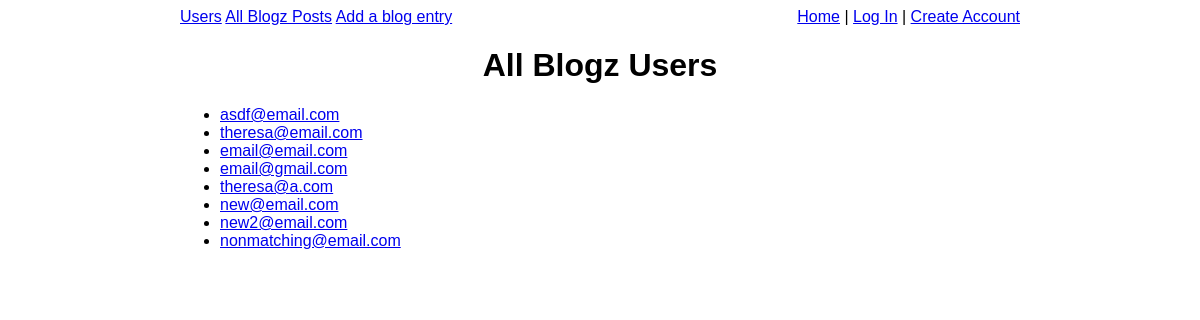
The app's page /, older data.
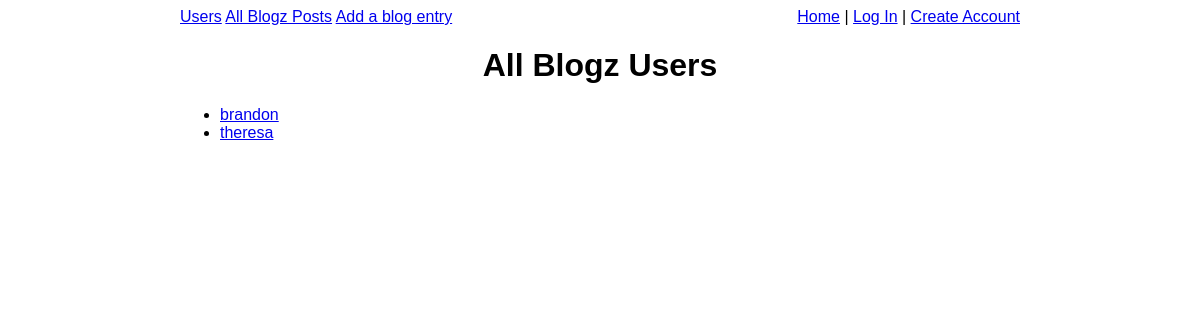
The same page, newer data.
### models.py (models this page shows, shortened)
class User(db.Model):
    id = db.Column(db.Integer, primary_key=True)
    username = db.Column(db.String(50))
    password = db.Column(db.String(50))
    blogs = db.relationship('Blog', backref='owner')

### main.py (the view)
@app.route('/', methods=['GET'])
def index():
    return render_template('index.html', users=get_all_users())

### main.py (called while the page is built)
def get_all_users():
    return User.query.all()

@app.before_request
def require_login():
    allowed_routes = ['login', 'blog', 'index', 'signup']
    if not('username' in session or request.endpoint in allowed_routes):
        return redirect("/login")

### templates/index.html
{% extends "base.html" %}
{% block content %}
    {% if users|length == 0 %}
        <h1>There are currently no Blogz users registered</h1>
    {% else %}
        <h1>All Blogz Users</h1>
        <ul>
        {% for user in users %}
            <form method="post">
                <li><a href="blog?user={{user.username}}">{{user.username}}</a></li>
            </form>
        {% endfor %}
        </ul>
    {% endif %}
{% endblock %}

### templates/base.html (shortened to what this page needs)
<!doctype html>
<html>
    <head>
    </head>
<body>
    <a href="/">Users</a> <a href="/blog">All Blogz Posts</a> <a href="/newpost">Add a blog entry</a>
    <div style='float: right'>
        {% if 'username' in session %}
          {{ session['username'] }}
          <form action="/logout" method="post" id='logout'>
            <input type="submit" value="Log Out" />
          </form>
        {% else %}
          <a href="/">Home</a> | <a href="login">Log In</a> | <a href="signup">Create Account</a>
        {% endif %}
      </div>
    {% block content %}
    {% endblock %}
</body>
</html>

Row changes from the older to the newer data that the page shows:
removed User: username "asdf@email.com"
removed User: username "email@email.com"
removed User: username "email@gmail.com"
removed User: username "theresa@a.com"
removed User: username "new@email.com"
removed User: username "new2@email.com"
removed User: username "nonmatching@email.com"
added User: username "brandon"
changed User: username "theresa@email.com" → "theresa"
